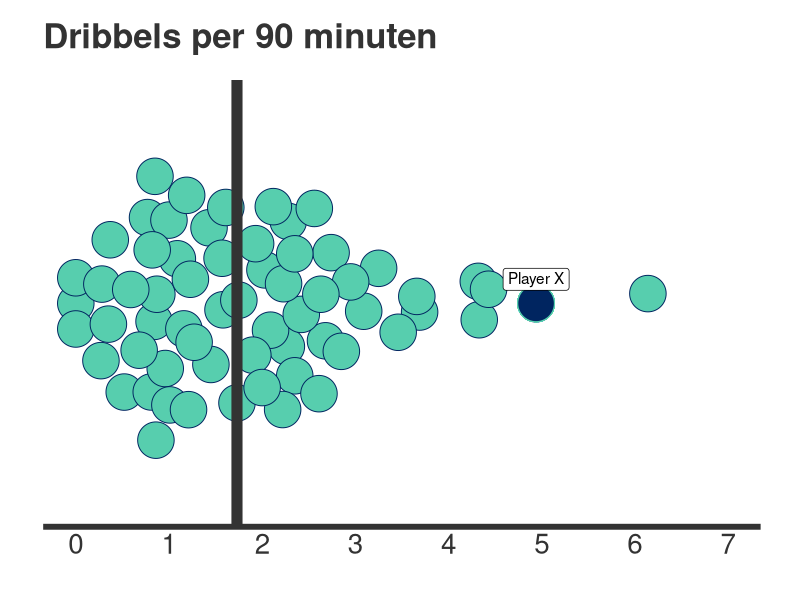

The R source for this figure: (Note: this script raises an error after producing the figure.)
# Install relevant packages
install.packages("beeswarm")
install.packages("ggbeeswarm")
install.packages("readxl")
install.packages("ggpubr")

# Load relevant packages
library(beeswarm)
library(ggplot2)
library(ggbeeswarm)
library(readxl)
library(ggpubr)
library(ggrepel)
library(dplyr)

# Get working directory
getwd()

# Load data
data <- read_excel("Dribbles.xlsx")
data2 <- read_excel("Through_passes.xlsx")
data3 <- read_excel("Passes.xlsx")

# Highlight data of Finn Ole Becker
Becker <- subset(data$`Dribbles per 90`, data$Player == "F. Becker")

# Create plot
ggplot(data = data, aes(x = factor(0), y = data$`Dribbles per 90`)) +
  geom_quasirandom(shape = 21, varwidth = TRUE, fill = "#57ceae", colour = "#002560", size = 12) +
  ggtitle("Dribbels per 90 minuten") +
  theme(axis.title.y = element_blank(),
        axis.text.y = element_blank(),
        axis.ticks.y = element_blank(),
        axis.title.x = element_blank(),
        axis.text.x = element_text(size = 20, colour = "#333333"),
        axis.ticks.x = element_blank(),
        plot.title = element_text(size = 25, vjust = 3, colour = "#333333", face = "bold"),
        plot.margin = unit(c(1, 1, 1, 1), "cm"),
        panel.grid.major = element_blank(), 
        panel.grid.minor = element_blank(),
        panel.background = element_blank(), 
        axis.line.x = element_line(colour = "#333333", size = 2)) +
  stat_summary(fun.y = median,
               fun.ymin = median,
               fun.ymax = median,
               geom = "crossbar", 
               colour = "#333333",
               width = 1.2,
               size = 1.5) +
  scale_y_continuous(limits = c(0, 7), breaks = c(0, 1, 2, 3, 4, 5, 6, 7)) +
  geom_point(aes(y = Becker), shape = 21, colour = "#57ceae", fill = "#002560", size = 12) +
  coord_flip() +
  geom_label_repel(data = data %>% filter(Player == "F. Becker"), 
                  aes(y = `Dribbles per 90`),
                  label = "Player X",
                  vjust = 0.75,
                  box.padding   = 0.35, 
                  point.padding = 0.5,
                  segment.color = 'grey50')





test <- ggarrange(dribbles, dribbles, dribbles, dribbles, dribbles, dribbles,
                    ncol = 3, nrow = 2)
test

annotate_figure(test,
                top = text_grob("Template: central midfielder", color = "#333333", face = "bold", size = 30, just = "center"))

                